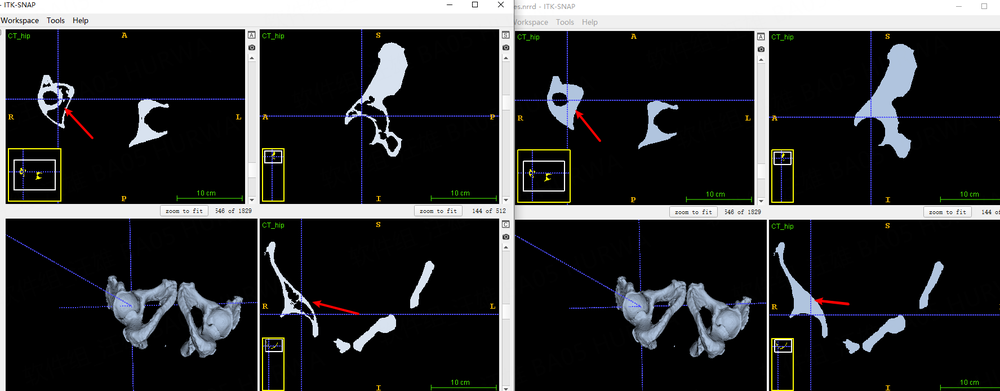
#> input picture data/对比结果.png, 1000 x 391 px, shrunk from 1775 x 694 before the run
$ python -i fill_mask_holes.py   (imports and definitions only)
#> lines starting #> are read from the running program, lines starting #| are printed output that depends on the picture; after the words box and inside, x2 and y2 are one past the last pixel; in counts of white or black regions, pixels touching at a corner belong together
#> further down, picture is the input picture: shape (391, 1000, 3); mean B, G, R 49.3, 48.2, 47.4
import numpy as np
import cv2
import SimpleITK as sitk
from tqdm import tqdm
import argparse


def fill_holes_slices(img_array, direction="X"):
    """
    fill the 3d mask hole by slice from different direction
    """
#> called with direction = 'X'
    Z, Y, X = img_array.shape
#> Z = 391; Y = 1000; X = 3

    if direction == "Y":
        cur_img = np.zeros([Z, X, 4], dtype=np.uint8)
        for i in tqdm(range(Y)):
            cur_img[:] = 0
            cur_img[:, :, 3] = 255
            cur_binary = img_array[:, i, :]
            contours, hierarchy = cv2.findContours(cur_binary, cv2.RETR_EXTERNAL, cv2.CHAIN_APPROX_SIMPLE)
            cv2.drawContours(cur_img, contours, -1, (0, 0, 255), -1)

            cur_gray = cv2.cvtColor(cur_img, cv2.COLOR_BGR2GRAY)
            ret, binary = cv2.threshold(cur_gray, 1, 255, cv2.THRESH_BINARY)
            idx = np.where(binary > 0)

            cur_binary[:] = 0
            cur_binary[idx] = 255
            img_array[:, i, :] = cur_binary
    elif direction == "X":
        cur_img = np.zeros([Z, Y, 4], dtype=np.uint8)
        for i in tqdm(range(X)):
            cur_img[:] = 0
            cur_img[:, :, 3] = 255
            cur_binary = img_array[:, :, i]
            contours, hierarchy = cv2.findContours(cur_binary, cv2.RETR_EXTERNAL, cv2.CHAIN_APPROX_SIMPLE)
            cv2.drawContours(cur_img, contours, -1, (0, 0, 255), -1)

            cur_gray = cv2.cvtColor(cur_img, cv2.COLOR_BGR2GRAY)
            ret, binary = cv2.threshold(cur_gray, 1, 255, cv2.THRESH_BINARY)
            idx = np.where(binary > 0)

            cur_binary[:] = 0
            cur_binary[idx] = 255
            img_array[:, :, i] = cur_binary
#> this loop made 3 passes
#> idx on passes 1 to 3: 293726 positions, rows 0 to 390, columns 0 to 999, 295048 positions, rows 0 to 390, columns 0 to 999, 294949 positions, rows 0 to 390, columns 0 to 999
#> pass 1, in fill_holes_slices, `cur_binary = img_array[:, :, i]`:
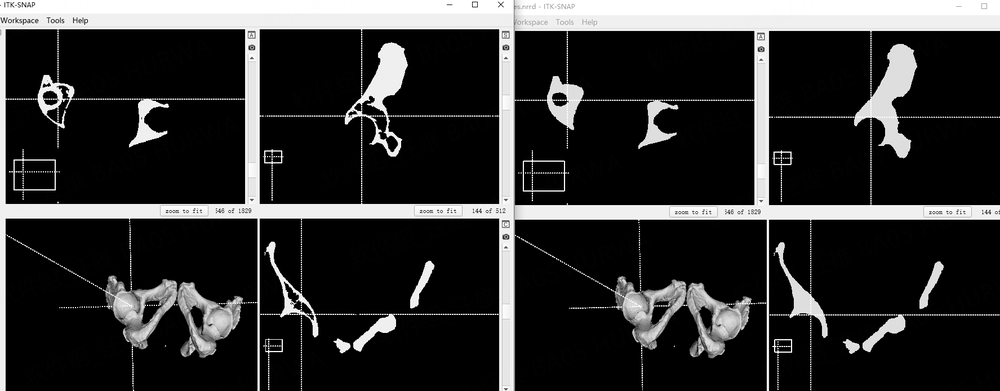
#> cur_binary: shape (391, 1000); min 0, max 255, mean 49.3
#> pass 1, in fill_holes_slices, `cur_gray = cv2.cvtColor(cur_img, cv2.COLOR_BGR2GRAY)`:
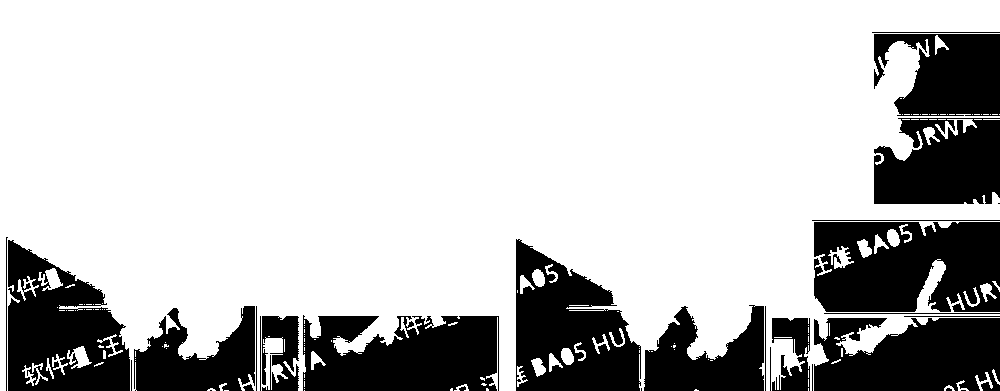
#> cur_gray: shape (391, 1000); values 0 (black) and 76 (white), 75.1% white; 29 black regions (5 under 20 px), largest, box (x1, y1, x2, y2) and area: (814, 222, 1000, 312) 14399, (303, 315, 499, 391) 12482, (516, 239, 641, 391) 12391
#> pass 2, in fill_holes_slices, `cur_binary = img_array[:, :, i]`:
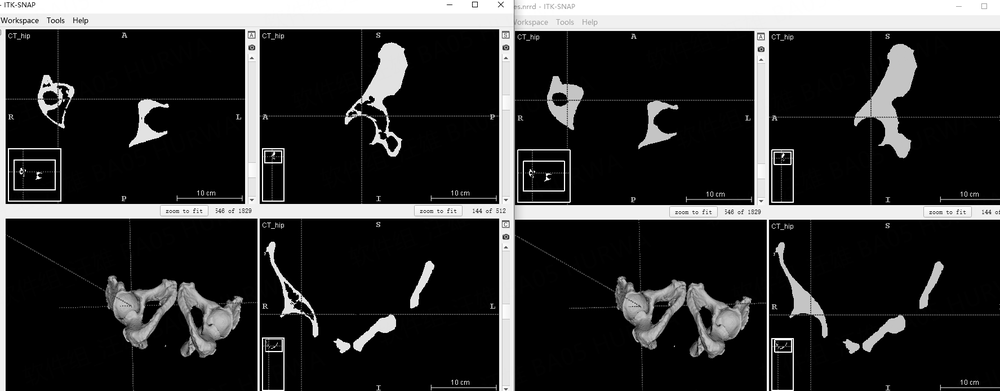
#> cur_binary: shape (391, 1000); min 0, max 255, mean 48.2
#> after the loop:
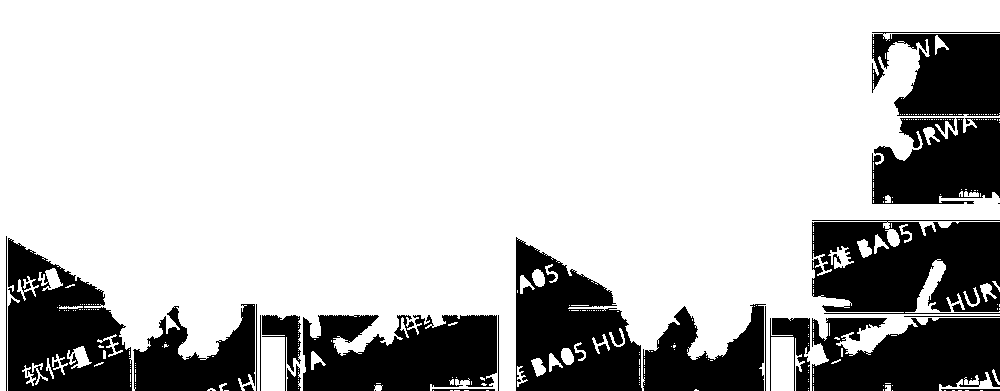
#> cur_binary: shape (391, 1000); 75.4% white; 24 black regions (3 under 20 px), largest, box (x1, y1, x2, y2) and area: (812, 220, 1000, 314) 14536, (516, 237, 642, 391) 12554, (8, 238, 132, 391) 12230
#> after the loop:
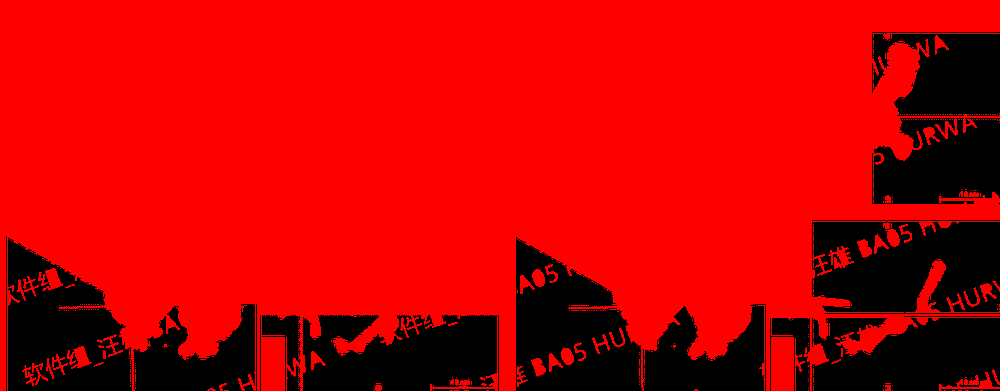
#> cur_img: shape (391, 1000, 4); mean B, G, R, A 0, 0, 192.4, 62.6
#> after the loop:
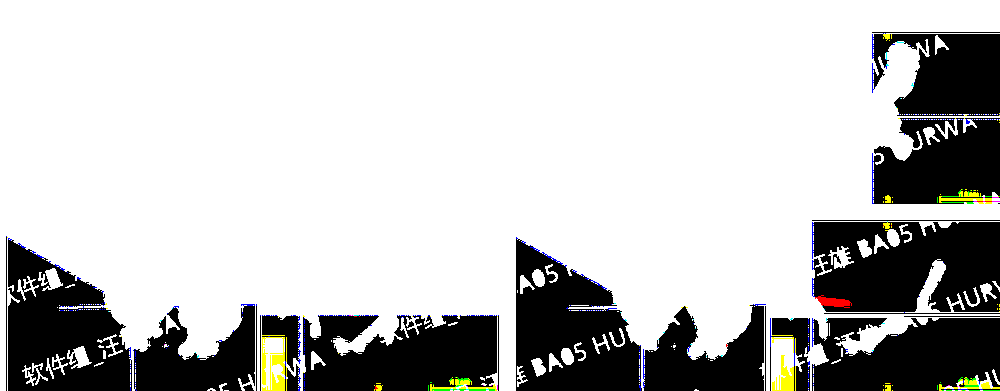
#> img_array: shape (391, 1000, 3); mean B, G, R 191.6, 192.4, 192.4
    else:
        cur_img = np.zeros([Y, X, 4], dtype=np.uint8)
        for i in tqdm(range(Z)):
            cur_img[:] = 0
            cur_img[:, :, 3] = 255
            cur_binary = img_array[i, :, :]
            contours, hierarchy = cv2.findContours(cur_binary, cv2.RETR_EXTERNAL, cv2.CHAIN_APPROX_SIMPLE)
            cv2.drawContours(cur_img, contours, -1, (0, 0, 255), -1)

            cur_gray = cv2.cvtColor(cur_img, cv2.COLOR_BGR2GRAY)
            ret, binary = cv2.threshold(cur_gray, 1, 255, cv2.THRESH_BINARY)
            idx = np.where(binary > 0)

            cur_binary[:] = 0
            cur_binary[idx] = 255
            img_array[i, :, :] = cur_binary
    return img_array

def main(src_mask_file, save_mask_file, direction):
    """
    """
    img = sitk.ReadImage(src_mask_file)
    spacing = img.GetSpacing()
    origin = img.GetOrigin()
    img_array = sitk.GetArrayFromImage(img)
    img_array = fill_holes_slices(img_array, direction)
    img_new = sitk.GetImageFromArray(img_array)
    img_new.SetOrigin(origin)
    img_new.SetSpacing(spacing)
    sitk.WriteImage(img_new, save_mask_file, True)


# [10 lines not run here, left out]

>>> import cv2
>>> picture = cv2.imread('data/对比结果.png')
>>> result = fill_holes_slices(picture)
